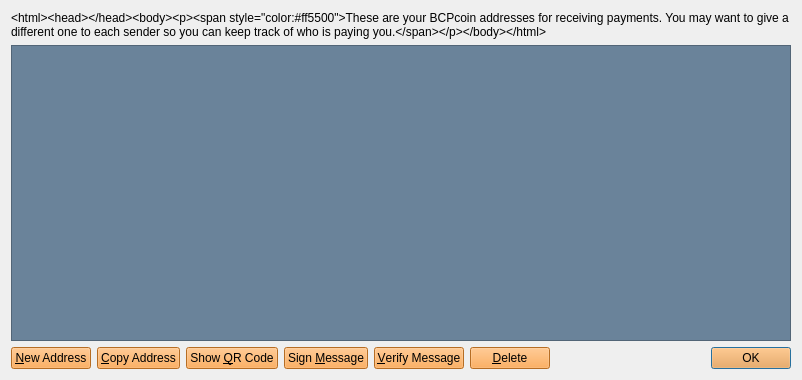
<?xml version="1.0" encoding="UTF-8"?>
<ui version="4.0">
 <class>AddressBookPage</class>
 <widget class="QWidget" name="AddressBookPage">
  <property name="geometry">
   <rect>
    <x>0</x>
    <y>0</y>
    <width>802</width>
    <height>380</height>
   </rect>
  </property>
  <property name="windowTitle">
   <string>Address Book</string>
  </property>
  <property name="styleSheet">
   <string notr="true">background-image: url(:/images/bkg);</string>
  </property>
  <layout class="QVBoxLayout" name="verticalLayout">
   <item>
    <widget class="QLabel" name="labelExplanation">
     <property name="styleSheet">
      <string notr="true">background-image: url(:/images/bgbfree);</string>
     </property>
     <property name="text">
      <string>&lt;html&gt;&lt;head/&gt;&lt;body&gt;&lt;p&gt;&lt;span style=&quot; color:#ff5500;&quot;&gt;These are your BCPcoin addresses for receiving payments. You may want to give a different one to each sender so you can keep track of who is paying you.&lt;/span&gt;&lt;/p&gt;&lt;/body&gt;&lt;/html&gt;</string>
     </property>
     <property name="textFormat">
      <enum>Qt::PlainText</enum>
     </property>
     <property name="wordWrap">
      <bool>true</bool>
     </property>
    </widget>
   </item>
   <item>
    <widget class="QTableView" name="tableView">
     <property name="contextMenuPolicy">
      <enum>Qt::CustomContextMenu</enum>
     </property>
     <property name="toolTip">
      <string>Double-click to edit address or label</string>
     </property>
     <property name="styleSheet">
      <string notr="true">background-color: rgb(106, 131, 154);</string>
     </property>
     <property name="tabKeyNavigation">
      <bool>false</bool>
     </property>
     <property name="selectionMode">
      <enum>QAbstractItemView::SingleSelection</enum>
     </property>
     <property name="selectionBehavior">
      <enum>QAbstractItemView::SelectRows</enum>
     </property>
     <property name="sortingEnabled">
      <bool>true</bool>
     </property>
     <attribute name="verticalHeaderVisible">
      <bool>false</bool>
     </attribute>
    </widget>
   </item>
   <item>
    <layout class="QHBoxLayout" name="horizontalLayout">
     <item>
      <widget class="QPushButton" name="newAddressButton">
       <property name="toolTip">
        <string>Create a new address</string>
       </property>
       <property name="styleSheet">
        <string notr="true">background-color: rgb(255, 153, 51);
background-image: url(:/images/bgbfree);</string>
       </property>
       <property name="text">
        <string>&amp;New Address</string>
       </property>
      </widget>
     </item>
     <item>
      <widget class="QPushButton" name="copyToClipboard">
       <property name="toolTip">
        <string>Copy the currently selected address to the system clipboard</string>
       </property>
       <property name="styleSheet">
        <string notr="true">background-color: rgb(255, 153, 51);background-image: url(:/images/bgbfree);</string>
       </property>
       <property name="text">
        <string>&amp;Copy Address</string>
       </property>
      </widget>
     </item>
     <item>
      <widget class="QPushButton" name="showQRCode">
       <property name="styleSheet">
        <string notr="true">background-color: rgb(255, 153, 51);background-image: url(:/images/bgbfree);</string>
       </property>
       <property name="text">
        <string>Show &amp;QR Code</string>
       </property>
      </widget>
     </item>
     <item>
      <widget class="QPushButton" name="signMessage">
       <property name="toolTip">
        <string>Sign a message to prove you own a BCPcoin address</string>
       </property>
       <property name="styleSheet">
        <string notr="true">background-color: rgb(255, 153, 51);background-image: url(:/images/bgbfree);</string>
       </property>
       <property name="text">
        <string>Sign &amp;Message</string>
       </property>
      </widget>
     </item>
     <item>
      <widget class="QPushButton" name="verifyMessage">
       <property name="toolTip">
        <string>Verify a message to ensure it was signed with a specified BCPcoin address</string>
       </property>
       <property name="styleSheet">
        <string notr="true">background-color: rgb(255, 153, 51);background-image: url(:/images/bgbfree);</string>
       </property>
       <property name="text">
        <string>&amp;Verify Message</string>
       </property>
      </widget>
     </item>
     <item>
      <widget class="QPushButton" name="deleteButton">
       <property name="toolTip">
        <string>Delete the currently selected address from the list</string>
       </property>
       <property name="styleSheet">
        <string notr="true">background-color: rgb(255, 153, 51);background-image: url(:/images/bgbfree);</string>
       </property>
       <property name="text">
        <string>&amp;Delete</string>
       </property>
      </widget>
     </item>
     <item>
      <spacer name="horizontalSpacer">
       <property name="orientation">
        <enum>Qt::Horizontal</enum>
       </property>
       <property name="sizeHint" stdset="0">
        <size>
         <width>40</width>
         <height>20</height>
        </size>
       </property>
      </spacer>
     </item>
     <item>
      <widget class="QDialogButtonBox" name="buttonBox">
       <property name="sizePolicy">
        <sizepolicy hsizetype="Maximum" vsizetype="Fixed">
         <horstretch>0</horstretch>
         <verstretch>0</verstretch>
        </sizepolicy>
       </property>
       <property name="styleSheet">
        <string notr="true">background-image: url(:/images/bgbfree);
background-color: rgb(255, 153, 51);</string>
       </property>
       <property name="standardButtons">
        <set>QDialogButtonBox::Ok</set>
       </property>
      </widget>
     </item>
    </layout>
   </item>
  </layout>
 </widget>
 <resources/>
 <connections/>
</ui>
